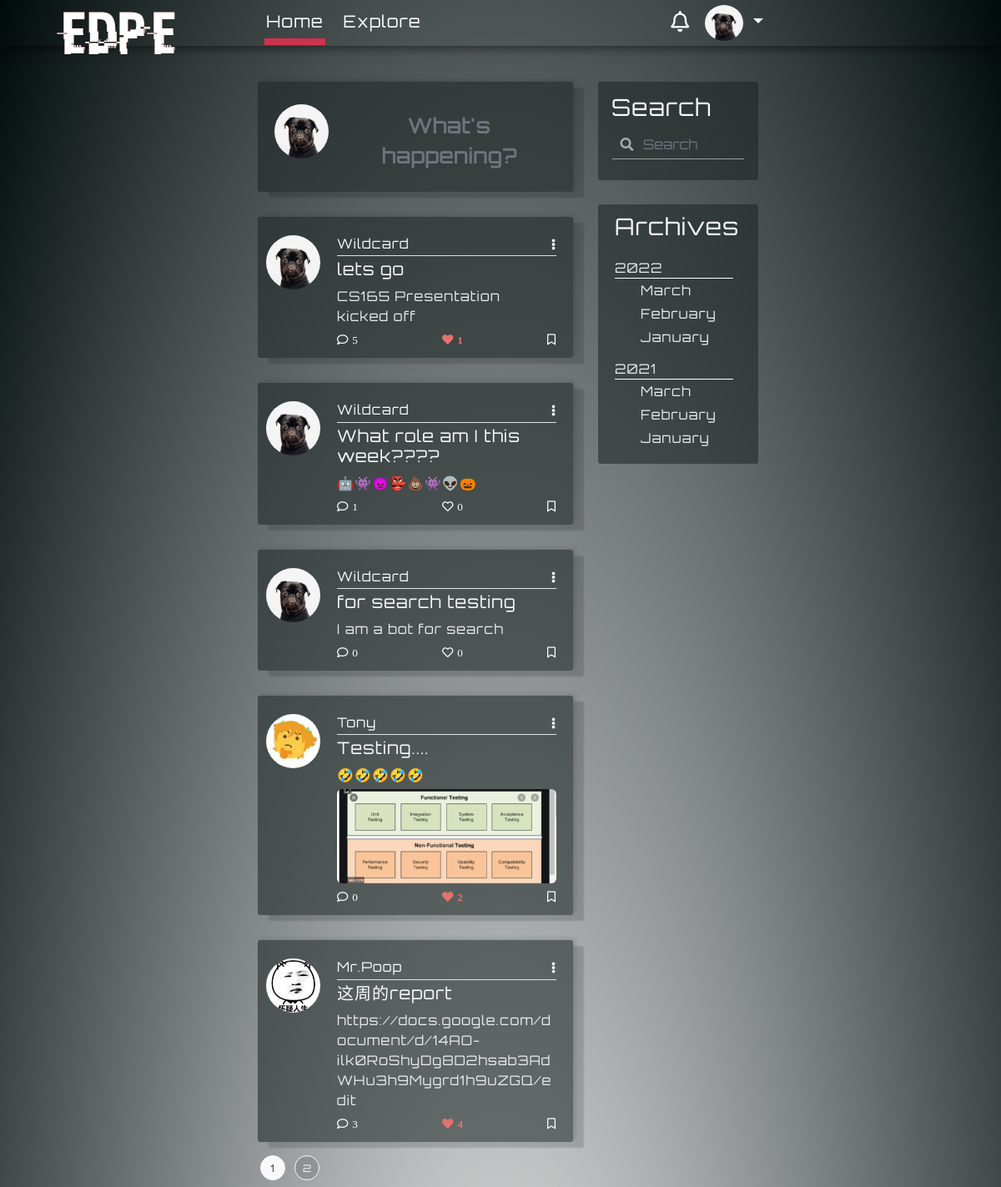
Screenshot of /home (signed in) with the database file from the repository.
### myBlogApp/models.py (models this page shows, shortened)
class User(UserMixin, db.Model):
    id = db.Column(db.Integer, primary_key=True)
    username = db.Column(db.String(64), index=True, unique=True)
    email = db.Column(db.String(120), index=True, unique=True)
    image_file = db.Column(db.String(200), default='default.png')
    password_hash = db.Column(db.String(128))
    about_me = db.Column(db.String(140))
    last_seen = db.Column(db.DateTime, default=datetime.utcnow())
    posts = db.relationship('Post', backref='author', foreign_keys='Post.user_id', lazy=True)
    comments = db.relationship('Comment', backref='c_author', foreign_keys='Comment.author_id', lazy='dynamic')
    followed = db.relationship(
        'User', secondary=followers,
        primaryjoin=(followers.c.follower_id == id),
        secondaryjoin=(followers.c.followed_id == id),
        backref=db.backref('followers', lazy='dynamic'), lazy='dynamic')
    liked = db.relationship('Like_Post', foreign_keys='Like_Post.liked_user_id', backref='liked_author', lazy='dynamic')
    message_sent = db.relationship('Message', foreign_keys='Message.sender_id', backref='author', lazy='dynamic')
    message_received = db.relationship('Message', foreign_keys='Message.recipient_id', backref='recipient', lazy='dynamic')
    last_message_read_time = db.Column(db.DateTime)
    notifications = db.relationship('Notification', foreign_keys='Notification.notification_user_id',
                                    backref='notification_user', lazy='dynamic')
    def new_messages(self):
        last_read_time = self.last_message_read_time or datetime(1900, 1, 1)
        return Message.query.filter_by(recipient=self).filter(Message.timestamp > last_read_time).count()
    def has_liked_post(self, post):
        return Like_Post.query.filter(
            Like_Post.liked_user_id == self.id,
            Like_Post.liked_post_id == post.id).count() > 0
    def followed_posts(self):
        followed = Post.query.join(
            followers, (followers.c.followed_id == Post.user_id)).filter(
                followers.c.follower_id == self.id)
        own = Post.query.filter_by(user_id=self.id)
        return followed.union(own).order_by(Post.timestamp.desc())

class SearchableMixin(object):
    @classmethod
    def before_commit(cls, session):
        session._changes = {
            'add': list(session.new),
            'update': list(session.dirty),
            'delete': list(session.deleted)
        }
    @classmethod
    def after_commit(cls, session):
        for obj in session._changes['add']:
            if isinstance(obj, SearchableMixin):
                add_to_index(obj.__tablename__, obj)
        for obj in session._changes['update']:
            if isinstance(obj, SearchableMixin):
                add_to_index(obj.__tablename__, obj)
        for obj in session._changes['delete']:
            if isinstance(obj, SearchableMixin):
                remove_from_index(obj.__tablename__, obj)
        session._changes = None

class Post(SearchableMixin, db.Model):
    __searchable__ = ['body']
    id = db.Column(db.Integer, primary_key=True)
    title = db.Column(db.String(100))
    body = db.Column(db.String(140))
    post_picture = db.Column(db.String(200))
    timestamp = db.Column(db.DateTime, index=True, default=datetime.utcnow)
    user_id = db.Column(db.Integer, db.ForeignKey('user.id'))
    comment = db.relationship('Comment', backref='post', foreign_keys='Comment.post_id', lazy='dynamic')
    comment_num = db.Column(db.Integer, default=0)
    likes = db.relationship('Like_Post', backref='l_post', lazy='dynamic')

### myBlogApp/routes.py (the view)
@app.route('/home')
@login_required
def home():
    page = request.args.get('page', 1, type=int)
    posts = current_user.followed_posts().paginate(page=page, per_page=5)
    return render_template('home.html', title='Home', posts=posts)

### myBlogApp/form.py
class SearchForm(FlaskForm):
    q = StringField('Search', validators=[DataRequired()])
    def __init__(self, *args, **kwargs):
        if 'formdata' not in kwargs:
            kwargs['formdata'] = request.args
        if 'csrf_enabled' not in kwargs:
            kwargs['csrf_enabled'] = False
        super(SearchForm, self).__init__(*args, **kwargs)

### myBlogApp/models.py (called while the page is built)
@login.user_loader
def load_user(id):
    return User.query.get(int(id))

### myBlogApp/routes.py (called while the page is built)
@app.before_request
def before_request():
    if current_user.is_authenticated:
        current_user.last_seen = datetime.utcnow()
        db.session.commit()
        g.search_form = SearchForm()

### myBlogApp/templates/home.html (shortened to what this page needs)
{% extends 'base.html' %}
{% block content %}
    <article class="media content-section media content-section-margin-control">
        <div class="media">
            <img class="rounded-circle article-img" src="{{ url_for('static', filename = 'profile/' + current_user.image_file) }}">
          <div class="media-body media-body-margin-control" style="text-align:center">
              <a class="wocao new-post-link-anchor " data-toggle="modal" data-target="#newPostModal" href="{{ url_for('new_post')}}">What's happening?</a>
          </div>
        </div>
    </article>
    {% for post in posts.items %}
    <article class="media content-section border-width-control index-check home-index-check art-link" >
        <a class="mr-1"  href="{{ url_for('user_posts', username=post.author.username) }}">
            <img class="rounded-circle article-img" src="{{ url_for('static', filename = 'profile/' + post.author.image_file) }}">
        </a>
        <div class="media-body">
            <div class="article-metadata space-control">
                <a class="mr-2" style="font-weight: 500;" href="{{ url_for('user_posts', username=post.author.username) }}">{{ post.author.username }}</a>
                <div class="dropdown">
                     <a class="comment-color dropdown-toggle toggle-remove", id="navbarDropdownMenuLink2" data-toggle="dropdown" aria-haspopup="true" aria-expanded="false" href="#"><i class="fas fa-ellipsis-v immune-click add-padding"></i></a>
                </div>
            </div>
            <h5>{{ post.title }}</h5>
            <span class="article-content">{{ post.body }}</span>
            <div class="post-picture-container immune-click">
            {% if post.post_picture %}
                <img class="post-pic-margin immune-click post-pic" src=" {{ url_for('static', filename = 'post_pictures/' + post.post_picture) }}" alt="profile image">
            {% endif %}
            </div>
            <div class="article-metadata pm-control check-index-for-like space-control">
            <a class="comment-color" id="addComments-home" data-toggle="modal" data-target="#layoutforcomment" rel="6"  href="{{ url_for('addComments', post_id= post.id) }}"><i class="far fa-comment i-margin-control immune-click">{{ post.comment_num }}</i></a>
            {% if current_user.has_liked_post(post)%}
                <a class="comment-color unlike-link-home" id="ul_l" rel="{{ url_for('unlike', post_id = post.id) }}" href="javascript:"><i class="fas fa-heart i-margin-control i-color-change i-like immune-click">{{post.likes.count()}}</i></a>
            {% else %}
                <a class="comment-color like-link-home " id="l_l" rel="{{ url_for('like', post_id = post.id) }}" href="javascript:"><i class="far fa-heart i-margin-control i-like immune-click">{{post.likes.count()}}</i></a>
            {% endif %}
            <a class="comment-color" href="#"><i class="far fa-bookmark immune-click"></i></a>
            </div>
        </div>
    </article>
    {% endfor %}
    {% for page_num in posts.iter_pages(left_edge=1, right_edge=1, left_current=1, right_current=2) %}
        {% if page_num %}
            {% if posts.page == page_num %}
                <a class="btn pagination-style pagination-active-style" href="{{ url_for('home', page= page_num) }}">{{ page_num }}</a>
            {% else %}
                <a class="btn pagination-style" href="{{ url_for('home', page= page_num) }}">{{ page_num }}</a>
            {% endif %}
        {% else %}
            ...
        {% endif %}
    {% endfor %}
{% endblock content %}

### myBlogApp/templates/navbar.html (shortened to what this page needs)
<nav class="navbar fixed-top navbar-expand-lg scrolling-navbar font-control">
    <div class="collapse navbar-collapse" id="navbarSupportedContent">
      <a class="navbar-brand nav-margin-control logo-style" href="{{ url_for('home') }}"><div class="logo-font glitch-effect" data-text="EDPE">EDPE</div> </a>
      <ul class="navbar-nav mr-auto">
        <li class="nav-item active">
          <a class=" hover-control link-control padding-control" id="homeLink" href={{ url_for("home")}}>Home</a>
        </li>
        <li class="nav-item">
          <a class=" hover-control link-control padding-control" id="exploreLink" href={{ url_for("explore")}}>Explore</a>
        </li>
      </ul>
      {% if current_user.is_anonymous %}
          <a class="btn btn-outline-white btn-outline login-button-margin-control js-anchor1"  data-toggle="modal" data-backdrop="false" data-target="#modalForLogin" href="{{ url_for('login')}}">login</a>
      {% else %}
        <a href='{{url_for('messages')}}' class="notification">
          <i class="far fa-bell bell-size"></i>
            {% set new_messages = current_user.new_messages() %}
        </a>
      {% endif %}
        <div>
        {% if current_user.is_anonymous %}
            <a class="btn btn-outline-white btn-outline signup-button-margin-control js-anchor2"  data-toggle="modal" data-target="#exampleModalCenter1"  data-backdrop="false" href="{{ url_for('register')}}">Sign Up</a>
        {% else %}
            <ul class="navbar-nav" id="nav">
                <li class="nav-item dropdown">
                    <a class="nav-link dropdown-toggle" href="#" id="navbarDropdownMenuLink1" role="button" data-toggle="dropdown" aria-haspopup="true" aria-expanded="false" >
                      {% if current_user.is_anonymous %}
                        <img alt="default avatar" class="rounded-circle avatar" src="{{  url_for('static', filename='profile/default.png' )}}">
                        {% else %}
                       <img alt="avatar" class="rounded-circle avatar" src="{{  url_for('static', filename='profile/' + current_user.image_file)}}">
                        {% endif %}
                    </a>
                </li>
             </ul>
        {% endif %}
        </div>
    </div>
</nav>

### myBlogApp/static/temp212.css (style rules this page uses)
:root { --input-padding-x: 1.5rem; --input-padding-y: 0.75rem; }
a { color: #f9f9f9; }
html { overflow: auto; height: 100%; }
a.new-post-link-anchor { color: #6c757d; text-decoration: none; font-size: 24px; font-weight: 600; }
.content-section-margin-control { padding: 25px 20px!important; margin-bottom: 30px!important; box-shadow: 13px 7px 2px 0 rgba(0, 0, 0, 0.14), -1px 0 1px -2px rgba(0, 0, 0, 0.2), 3px -2px 5px 0 rgba(0, 0, 0, 0.12); }
.media-body-margin-control { margin-top: 10px; }
.border-width-control { box-shadow: 13px 7px 2px 0 rgba(0, 0, 0, 0.14), -1px 0 1px -2px rgba(0, 0, 0, 0.2), 3px -2px 5px 0 rgba(0, 0, 0, 0.12); }
.form-control-change { background-image: linear-gradient(0deg, #fdca47 2px,rgba(0,150,136,0) 0),linear-gradient(0deg, #ffffff8c 1px,transparent 0); }
.form-control-change { background-repeat: no-repeat; background-position-x: center, 50%; background-position-y: bottom, calc(100% - 1px); background-size: 0 100%,100% 100%; border: 0; transition: background 0s ease-out; padding-left: 0; padding-right: 0; }
.form-control { color: #FFFFFF8c; }
.logo-font { font-family: hackedregular, sans-serif; font-size: 6vw; }
.glitch-effect::before,.glitch-effect::after { content: attr(data-text); position: absolute; top: 0; left: 0; width: 100%; height: 100%; z-index: -1; }
.glitch-effect::before { color: #333333; animation: glitch-effect 3s infinite; }
.glitch-effect::after { color: #b96760; animation: glitch-effect 2s infinite; }

### myBlogApp/static/nav84.css (style rules this page uses)
.navbar { background: transparent; box-shadow: 0 2px 11px 1px rgba(0,0,0,0.5); padding: 6px 20px; }
.link-control { position: relative; text-decoration: none }
.padding-control { bottom: 2px; padding-bottom: 8px; padding-right: 2px; padding-left: 2px; margin-right: 20px; color: #fff; }
.page-on { border: 0 solid #ce324c ; border-bottom-width: 8px; }
.link-control:before { content: ""; position: absolute; width: 100%; height: 8px; bottom: -8px; left: 0; background-color: #ce324c ; visibility: hidden; -webkit-transform: scaleX(0); transform: scaleX(0); -webkit-transition: all 0.3s ease-in-out 0s; transition: all 0.3s ease-in-out 0s; }
.font-control { font-size: 20px; }
.nav-link { color: white; padding-top: 0; padding-bottom: 0; }
.navbar-brand { color: white; }
.avatar { height: 43px; width: 46px; }
.nav-margin-control { font-size: 25px!important; margin: 0 1rem auto 0; padding-top: 0!important; }
@media (min-width: 992px) { .navbar-expand-lg .navbar-collapse { margin: 0 auto; max-width: 53%; padding-left: 20px; } }
.bottom-margin-changes { margin-bottom: 10px!important; }
.toggle-remove:after { content: none!important; }
.logo-style { position: absolute; z-index: 10000; left: 6%; top: -20%; }
.notification { color: white; text-decoration: none; padding: 0 10px; position: relative; display: inline-block; border-radius: 2px; }
.bell-size { font-size: 25px; }

### myBlogApp/static/search3.css (style rules this page uses)
.has-search .form-control { padding-left: 2.375rem; padding-right:10px; background-color: transparent; }

### rows the page displays
User: image_file (picture)
Post: image_file (picture), author.username "Wildcard", title "lets go", body "CS165 Presentation kicked off", comment_num "5", likes.count "1"
Post: image_file (picture), author.username "Wildcard", title "What role am I this week????", body "🤖👾👿👺💩👾👽🎃", comment_num "1", likes.count "0"
Post: image_file (picture), author.username "Wildcard", title "for search testing", body "I am a bot for search", comment_num "0", likes.count "0"
Post: image_file (picture), author.username "Tony", title "Testing....", body "🤣🤣🤣🤣🤣", post_picture (picture), comment_num "0", likes.count "2"
Post: image_file (picture), author.username "Mr.Poop", title "这周的report", body "https://docs.google.com/document/d/14AO-ilk0RoShyDg8D2hsab3AdWHu3h9Mygrd1h9uZGQ/edit", comment_num "3", likes.count "4"

### other values shown
{{ page_num }} "1"
{{ page_num }} "2"
